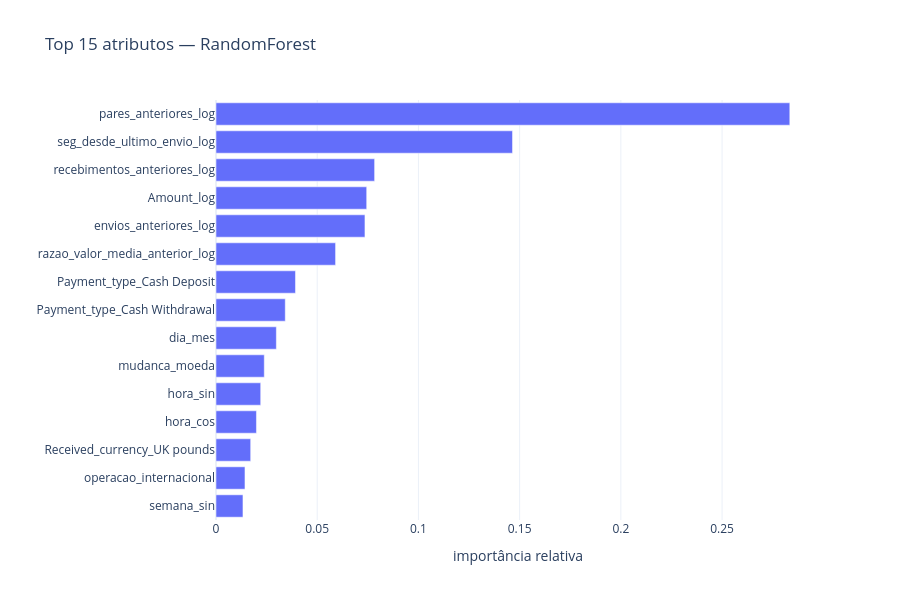
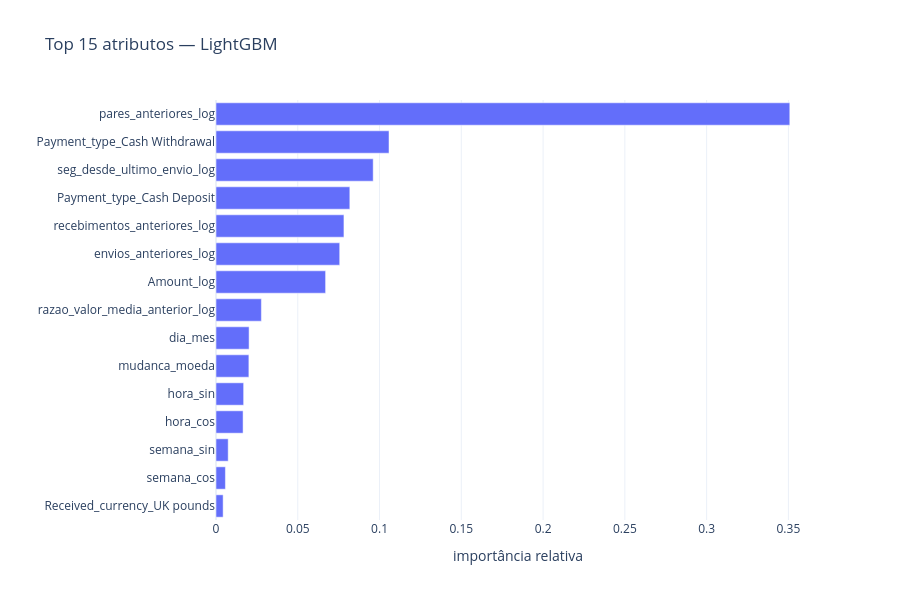

Here is the notebook cell these charts were saved with, in order:
### Markdown cell above
#### 7.5 - Importância dos Atributos

Verifica quais características estão sendo utilizadas pelo modelo para representar as transações suspeitas.

### Code cell
for n in ["RandomForest", "LightGBM"]:
    plotly_importancia(treinados[n], n, top=15)

imp_lr = importancia_atributos(treinados["LogisticRegression"]).head(15).sort_values()
fig, ax = plt.subplots(figsize=(7, 5))
imp_lr.plot.barh(ax=ax, color="#4C72B0")
ax.set_title("Top 15 atributos — Regressão Logística (|coeficiente|)")
plt.tight_layout()
plt.show()

### Figure 1 — Plotly figure (JSON) as saved in the notebook; plotly's stock layout.template omitted (floating-point values rounded to 4 significant figures)
{"data": [{"hovertemplate": "importância relativa=%{x}<br>=%{y}<extra></extra>", "legendgroup": "", "marker": {"color": "#636efa", "pattern": {"shape": ""}}, "name": "", "orientation": "h", "showlegend": false, "textposition": "auto", "type": "bar", "x": [0.01332, 0.01431, 0.01713, 0.01998, 0.02208, 0.02385, 0.02981, 0.03422, 0.03927, 0.05907, 0.07358, 0.07444, 0.07836, 0.1465, 0.2835], "xaxis": "x", "y": ["semana_sin", "operacao_internacional", "Received_currency_UK pounds", "hora_cos", "hora_sin", "mudanca_moeda", "dia_mes", "Payment_type_Cash Withdrawal", "Payment_type_Cash Deposit", "razao_valor_media_anterior_log", "envios_anteriores_log", "Amount_log", "recebimentos_anteriores_log", "seg_desde_ultimo_envio_log", "pares_anteriores_log"], "yaxis": "y"}], "layout": {"barmode": "relative", "height": 600, "legend": {"tracegroupgap": 0}, "title": {"text": "Top 15 atributos — RandomForest"}, "xaxis": {"anchor": "y", "domain": [0, 1], "title": {"text": "importância relativa"}}, "yaxis": {"anchor": "x", "domain": [0, 1], "title": {"text": ""}}}}

### Figure 2 — Plotly figure (JSON) as saved in the notebook; plotly's stock layout.template omitted (floating-point values rounded to 4 significant figures)
{"data": [{"hovertemplate": "importância relativa=%{x}<br>=%{y}<extra></extra>", "legendgroup": "", "marker": {"color": "#636efa", "pattern": {"shape": ""}}, "name": "", "orientation": "h", "showlegend": false, "textposition": "auto", "type": "bar", "x": [0.004359, 0.005761, 0.007456, 0.01656, 0.0169, 0.02011, 0.02023, 0.02775, 0.06701, 0.07564, 0.07823, 0.08183, 0.09612, 0.1058, 0.3509], "xaxis": "x", "y": ["Received_currency_UK pounds", "semana_cos", "semana_sin", "hora_cos", "hora_sin", "mudanca_moeda", "dia_mes", "razao_valor_media_anterior_log", "Amount_log", "envios_anteriores_log", "recebimentos_anteriores_log", "Payment_type_Cash Deposit", "seg_desde_ultimo_envio_log", "Payment_type_Cash Withdrawal", "pares_anteriores_log"], "yaxis": "y"}], "layout": {"barmode": "relative", "height": 600, "legend": {"tracegroupgap": 0}, "title": {"text": "Top 15 atributos — LightGBM"}, "xaxis": {"anchor": "y", "domain": [0, 1], "title": {"text": "importância relativa"}}, "yaxis": {"anchor": "x", "domain": [0, 1], "title": {"text": ""}}}}
